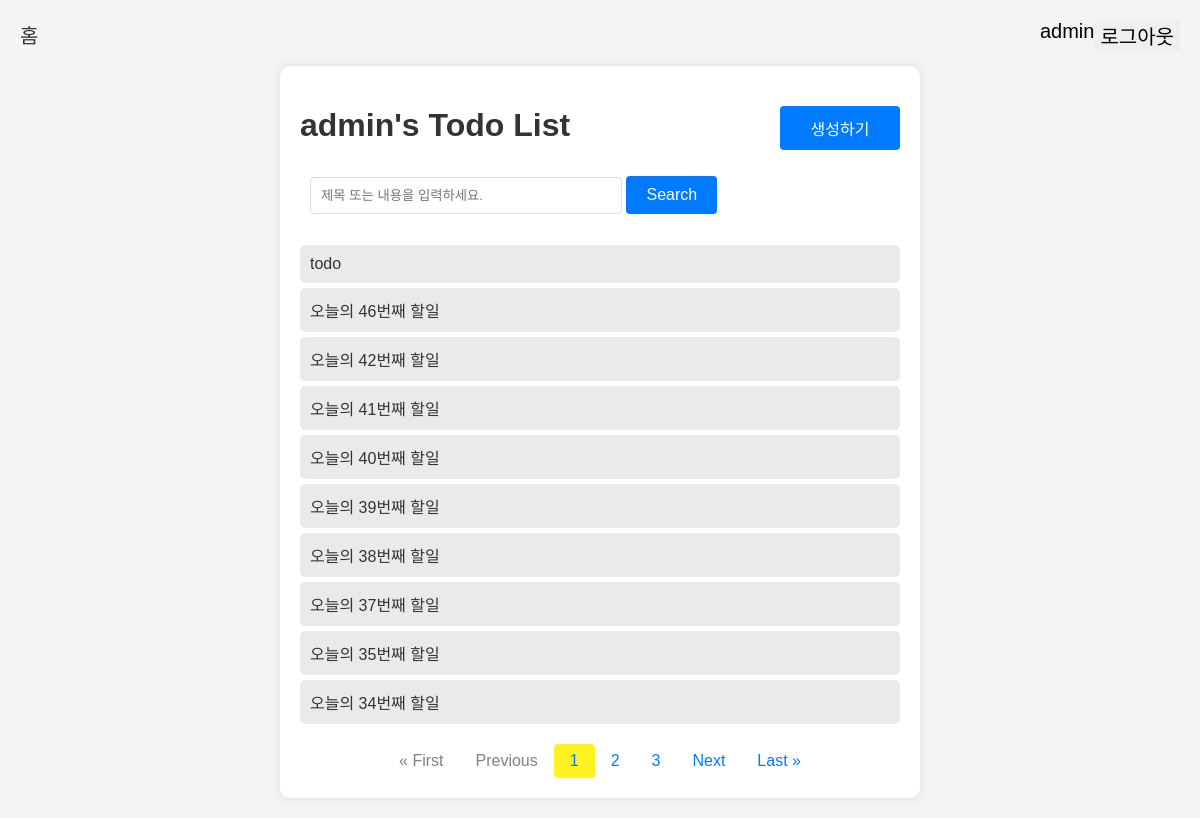
The page /cbv/todo/ (signed in) on the database its author committed.
### todo/models.py (models this page shows, shortened)
class Todo(models.Model):
    user = models.ForeignKey(User, on_delete=models.CASCADE)
    title = models.CharField(
        max_length=50,
        verbose_name="제목"  # 필드 라벨을 "제목"으로 설정
    )
    description = models.TextField(
        verbose_name="내용"  # 필드 라벨을 "내용"으로 설정
    )
    start_date = models.DateField(
        verbose_name="시작 날짜"  # 필드 라벨을 "시작 날짜"로 설정
    )
    end_date = models.DateField(
        verbose_name="종료 날짜"  # 필드 라벨을 "종료 날짜"로 설정
    )
    is_completed = models.BooleanField(
        default=False,
        verbose_name="완료 여부"  # 필드 라벨을 "완료 여부"로 설정
    )
    created_at = models.DateTimeField(
        auto_now_add=True,
        verbose_name="생성 날짜"  # 필드 라벨을 "생성 날짜"로 설정
    )
    updated_at = models.DateTimeField(
        auto_now=True,
        verbose_name="수정 날짜"  # 필드 라벨을 "수정 날짜"로 설정
    )
    class Meta:
        verbose_name = "할 일"  # 모델 이름(단수형)을 "할 일"로 설정
        verbose_name_plural = "할 일 목록"  # 모델 이름(복수형)을 "할 일 목록"으로 설정

### todo/cb_views.py (the view)
# urls.py: path('todo/', TodoListView.as_view(), name='list',),
class TodoListView(LoginRequiredMixin, ListView):
    queryset = Todo.objects.all()
    template_name = 'todo_list.html'
    paginate_by = 10
    ordering = ['-created_at']
    def get_queryset(self):
        queryset = super().get_queryset().filter(user=self.request.user)
        if self.request.user.is_superuser:
            queryset = super().get_queryset()
        q = self.request.GET.get('q')
        if q:
            queryset = queryset.filter(Q(title__icontains=q) | Q(description__icontains=q))
        return queryset

### templates/todo_list.html (shortened to what this page needs)
{% extends 'base.html' %}
{% block content %}
<div class="container" style="margin-top: 15px">
    {% if request.user.is_authenticated %}
    <div style="display: flex; justify-content: space-between">
        <h1>{{ request.user.username }}'s Todo List</h1>
        <button class="create-button" onclick="location.href='{% url 'todo:create' %}'">생성하기</button>
    </div>
    <form method="GET" style="margin: 10px">
        <input type="text" placeholder="제목 또는 내용을 입력하세요." name="q" value="{% if request.GET.q %}{{ request.GET.q }}{% endif %}">
        <button class="search-button">Search</button>
    </form>
    <ul>
        {% for todo in page_obj.object_list %}
            <li><a href="{% url 'todo:info' todo.id %}">{{ todo.title }}</a></li>
        {% endfor %}
    </ul>
    <div class="pagination">
        {% if page_obj.has_previous %}
            <a href="?page=1">&laquo; First</a>
            <a href="?page={{ page_obj.previous_page_number }}">Previous</a>
        {% else %}
            <p>&laquo; First</p>
            <p>Previous</p>
        {% endif %}
        {% for num in page_obj.paginator.page_range %}
            {% if num > page_obj.number|add:-3 and num < page_obj.number|add:3 %}
                {% if num == page_obj.number %}
                    <span class="active" style="border-radius: 4px; background-color: #fff122">{{ num }}</span>
                {% else %}
                    <a href="?page={{ num }}">{{ num }}</a>
                {% endif %}
            {% endif %}
        {% endfor %}
        {% if page_obj.has_next %}
            <a href="?page={{ page_obj.next_page_number }}">Next</a>
            <a href="?page={{ page_obj.paginator.num_pages }}">Last &raquo;</a>
        {% else %}
            <p>Next</p>
            <p>Last &raquo;</p>
        {% endif %}
    </div>
    {% endif %}
</div>
{% endblock %}

### templates/base.html (shortened to what this page needs)
<!DOCTYPE html>
<html lang="en">
<head>
</head>
<body>
<nav style="display:flex; justify-content: space-between">
    <div>
        <a style="font-size:20px" href={% url 'todo:list' %}>홈</a>
    </div>
    {% if request.user.is_authenticated %}
        <div style="text-align:right; font-size: 20px; display:flex; justify-content: space-between">
        {{ request.user.username }}
        <form action="{% url 'logout' %}" method="POST">
            <button style="border: 0; font-size: 20px; cursor:pointer">로그아웃</button>
        </form>
        </div>
    {% else %}
        <div style="display:flex; justify-content: right; font-size: 20px;">
            <a href="{% url 'signup' %}" style="margin-right:10px">회원가입</a>
            <a href="{% url 'login' %}">로그인</a>
        </div>
    {% endif %}
</nav>
{% block content %}{% endblock %}
</body>
</html>

### templates/todo_list.html (style rules this page uses)
body { font-family: Arial, sans-serif; background-color: #f4f4f4; margin: 0; padding: 20px; }
.container { max-width: 600px; margin: auto; background: #fff; padding: 20px; border-radius: 10px; box-shadow: 0 0 10px rgba(0, 0, 0, 0.1); }
h1 { text-align: center; color: #333; }
ul { list-style-type: none; padding: 0; }
li { padding: 10px; margin: 5px 0; background: #eaeaea; border-radius: 5px; transition: background 0.3s; }
a { text-decoration: none; color: #333; }
.create-button { background-color: #007bff; color: white; border: none; margin-top: 20px; padding: 10px 20px; border-radius: 4px; cursor: pointer; width: 20%; height: 20%; font-size: 16px; }
.pagination { display: flex; justify-content: center; margin-top: 20px; }
.pagination a, .pagination span { color: #007bff; padding: 8px 16px; text-decoration: none; transition: background-color .3s; }
.pagination p { color: gray; padding: 8px 16px; text-decoration: none; transition: background-color .3s; margin: 0; }
input[type="text"] { width: 50%; padding: 10px; border: 1px solid #ddd; border-radius: 4px; margin-bottom: 15px; }
.search-button { background-color: #007bff; color: white; border: none; padding: 10px 20px; border-radius: 4px; cursor: pointer; font-size: 16px; }

### rows shown on the page
Todo: title "todo"
Todo: title "오늘의 46번째 할일"
Todo: title "오늘의 42번째 할일"
Todo: title "오늘의 41번째 할일"
Todo: title "오늘의 40번째 할일"
Todo: title "오늘의 39번째 할일"
Todo: title "오늘의 38번째 할일"
Todo: title "오늘의 37번째 할일"
Todo: title "오늘의 35번째 할일"
Todo: title "오늘의 34번째 할일"

### other values the page prints
{{ request.user.username }} "admin"
{{ num }} "1"
{{ num }} "2" "3"
